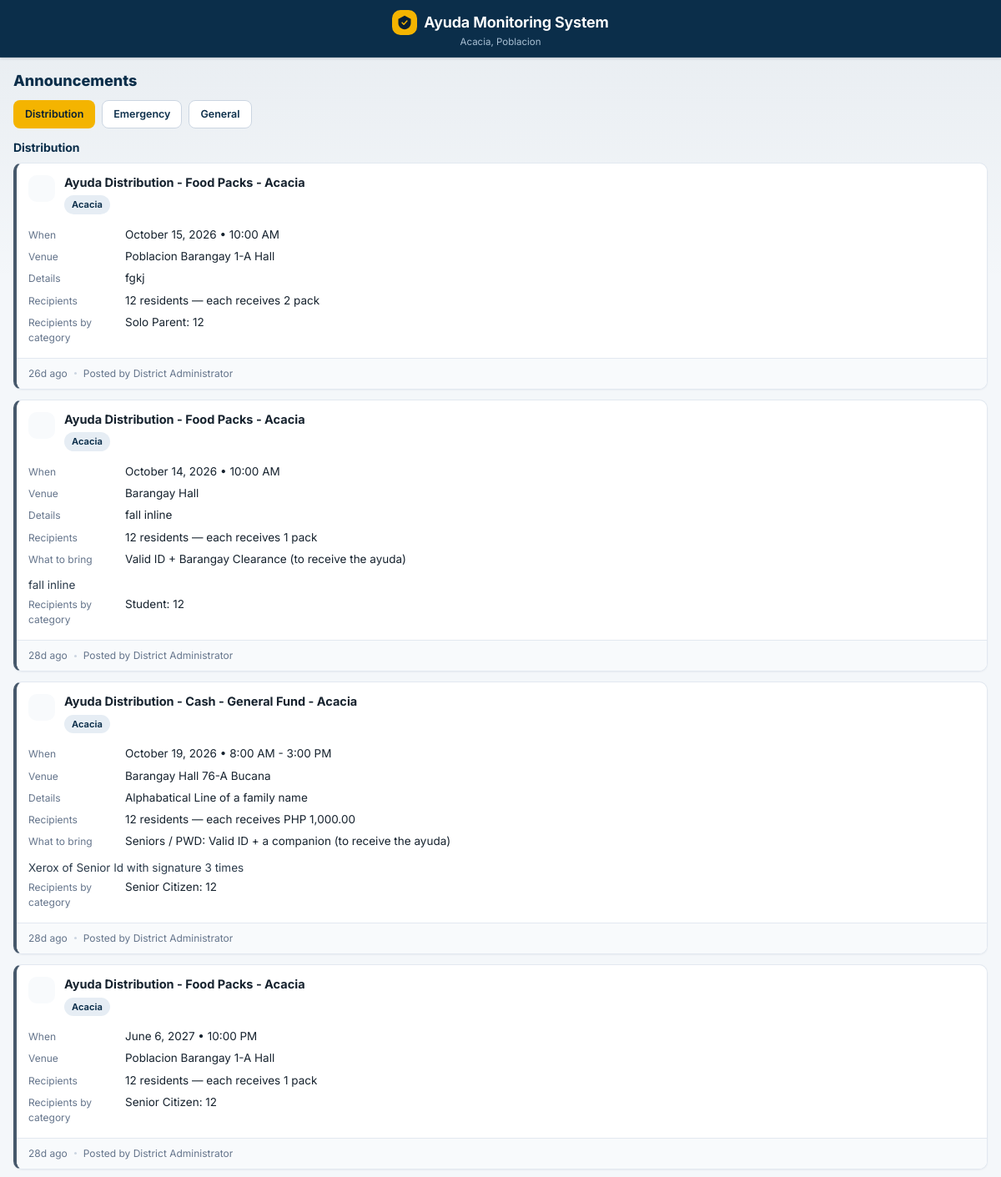
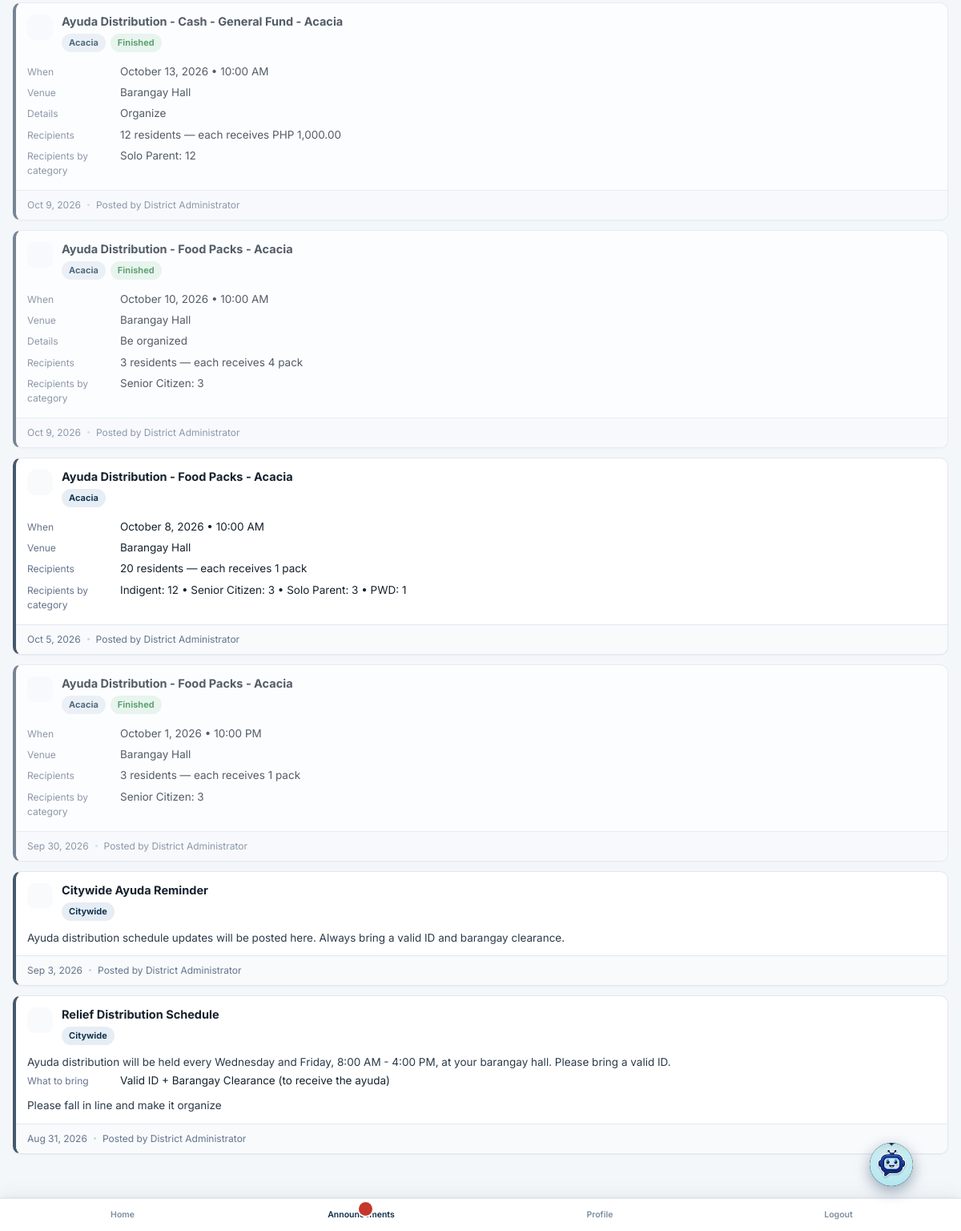
Screenshot of /test_ben_ann.php with the database file from the repository (2 pictures, top to bottom).
### tables this page shows
CREATE TABLE `beneficiaries` (
  `id` int(11) NOT NULL AUTO_INCREMENT,
  `beneficiary_code` varchar(100) DEFAULT NULL,
  `full_name` varchar(150) NOT NULL,
  `first_name` varchar(100) DEFAULT NULL,
  `middle_initial` varchar(10) DEFAULT NULL,
  `last_name` varchar(100) DEFAULT NULL,
  `gender` enum('Female','Male','Prefer not to say') DEFAULT NULL,
  `civil_status` enum('Single','Married','Widowed','Separated/Annulled') DEFAULT NULL,
  `occupation` varchar(120) DEFAULT NULL,
  `daily_income` decimal(12,2) DEFAULT NULL,
  `monthly_income` decimal(12,2) DEFAULT NULL,
  `house_occupancy` enum('Owner','Renter','Sharer','Other') DEFAULT NULL,
  `lot_occupancy` enum('Owner','Renter','Sharer','Other') DEFAULT NULL,
  `date_of_birth` date DEFAULT NULL,
  `address` varchar(255) NOT NULL,
  `district_id` int(11) NOT NULL,
  `barangay_id` int(11) NOT NULL,
  `category` enum('Senior Citizen','Solo Parent','PWD','Indigent','Student') NOT NULL,
  `contact_number` varchar(20) DEFAULT NULL,
  `status` enum('pending','approved','rejected','returned') NOT NULL DEFAULT 'pending',
  `verification_step` enum('submitted','barangay','cswdo','approved') DEFAULT 'submitted',
  `is_duplicate` tinyint(1) NOT NULL DEFAULT 0,
  `password_hash` varchar(255) DEFAULT NULL,
  `approved_by` int(11) DEFAULT NULL,
  `approved_at` datetime DEFAULT NULL,
  `rejected_at` datetime DEFAULT NULL,
  `rejected_reason` varchar(255) DEFAULT NULL,
  `return_reason` varchar(255) DEFAULT NULL,
  `last_seen_updates_at` datetime DEFAULT NULL,
  `created_at` datetime DEFAULT current_timestamp(),
  `reset_token` varchar(64) DEFAULT NULL,
  `reset_expires` datetime DEFAULT NULL,
  PRIMARY KEY (`id`),
  UNIQUE KEY `beneficiary_code` (`beneficiary_code`),
  KEY `district_id` (`district_id`),
  KEY `barangay_id` (`barangay_id`),
  KEY `approved_by` (`approved_by`),
  CONSTRAINT `beneficiaries_ibfk_1` FOREIGN KEY (`district_id`) REFERENCES `districts` (`id`),
  CONSTRAINT `beneficiaries_ibfk_2` FOREIGN KEY (`barangay_id`) REFERENCES `barangays` (`id`),
  CONSTRAINT `beneficiaries_ibfk_3` FOREIGN KEY (`approved_by`) REFERENCES `users` (`id`) ON DELETE SET NULL
);

CREATE TABLE `barangays` (
  `id` int(11) NOT NULL AUTO_INCREMENT,
  `district_id` int(11) NOT NULL,
  `name` varchar(100) NOT NULL,
  `latitude` decimal(10,7) DEFAULT NULL,
  `longitude` decimal(10,7) DEFAULT NULL,
  PRIMARY KEY (`id`),
  KEY `district_id` (`district_id`),
  CONSTRAINT `barangays_ibfk_1` FOREIGN KEY (`district_id`) REFERENCES `districts` (`id`) ON DELETE CASCADE
);

CREATE TABLE `districts` (
  `id` int(11) NOT NULL AUTO_INCREMENT,
  `name` varchar(100) NOT NULL,
  PRIMARY KEY (`id`),
  UNIQUE KEY `name` (`name`)
);

CREATE TABLE `announcements` (
  `id` int(11) NOT NULL AUTO_INCREMENT,
  `barangay_id` int(11) DEFAULT NULL,
  `title` varchar(150) NOT NULL,
  `message` text NOT NULL,
  `priority` enum('high','normal') NOT NULL DEFAULT 'normal',
  `source_type` varchar(30) DEFAULT NULL,
  `source_id` int(11) DEFAULT NULL,
  `created_by` int(11) DEFAULT NULL,
  `created_at` datetime DEFAULT current_timestamp(),
  PRIMARY KEY (`id`),
  KEY `barangay_id` (`barangay_id`),
  KEY `created_by` (`created_by`),
  KEY `idx_ann_source` (`source_type`,`source_id`),
  CONSTRAINT `announcements_ibfk_1` FOREIGN KEY (`barangay_id`) REFERENCES `barangays` (`id`) ON DELETE CASCADE,
  CONSTRAINT `announcements_ibfk_2` FOREIGN KEY (`created_by`) REFERENCES `users` (`id`) ON DELETE SET NULL
);

CREATE TABLE `users` (
  `id` int(11) NOT NULL AUTO_INCREMENT,
  `username` varchar(50) NOT NULL,
  `password_hash` varchar(255) NOT NULL,
  `full_name` varchar(150) NOT NULL,
  `role` enum('district_admin','barangay_staff') NOT NULL,
  `barangay_id` int(11) DEFAULT NULL,
  `status` enum('pending','approved') NOT NULL DEFAULT 'approved',
  `photo_path` varchar(255) DEFAULT NULL,
  `mfa_secret` varchar(64) DEFAULT NULL,
  `created_at` datetime DEFAULT current_timestamp(),
  `reset_token` varchar(64) DEFAULT NULL,
  `reset_expires` datetime DEFAULT NULL,
  PRIMARY KEY (`id`),
  UNIQUE KEY `username` (`username`),
  KEY `barangay_id` (`barangay_id`),
  CONSTRAINT `users_ibfk_1` FOREIGN KEY (`barangay_id`) REFERENCES `barangays` (`id`) ON DELETE SET NULL
);

### test_ben_ann.php (called while the page is built, shortened)
<?php
require_once __DIR__.'/beneficiary/map.php';

### beneficiary/map.php (the view, shortened to what this page needs)
<?php
require_once __DIR__ . '/../includes/functions.php';
$stmt = $pdo->prepare("SELECT b.*, br.name AS barangay_name, d.name AS district_name
                        FROM beneficiaries b
                        JOIN barangays br ON br.id = b.barangay_id
                        JOIN districts d ON d.id = b.district_id
                        WHERE b.id = ?");
$stmt->execute([$_SESSION['beneficiary_id']]);
$beneficiary = $stmt->fetch();
$isApproved = $beneficiary['status'] === 'approved';
$announcements = [];
if ($isApproved) {
    $annStmt = $pdo->prepare("
        SELECT a.*, br.name AS barangay_name, u.full_name AS created_by_name,
               ds.status AS sched_status
        FROM announcements a
        LEFT JOIN barangays br ON br.id = a.barangay_id
        LEFT JOIN users u ON u.id = a.created_by
        LEFT JOIN distribution_schedules ds ON ds.id = a.source_id
            AND a.source_type IN ('distribution_schedule','schedule_final_list')
        WHERE a.barangay_id IS NULL OR a.barangay_id = ?
        ORDER BY a.created_at DESC, a.id DESC
    ");
    $annStmt->execute([$beneficiary['barangay_id']]);
    $announcements = $annStmt->fetchAll();
}
$categories = ['distribution' => [], 'emergency' => [], 'general' => []];
foreach ($announcements as $a) {
    $st = $a['source_type'] ?? '';
    $prio = $a['priority'] ?? '';
    if ($st === 'emergency_response' || $prio === 'high') {
        $categories['emergency'][] = $a;
    } elseif (in_array($st, ['distribution_schedule', 'schedule_final_list', 'distribution'], true) || stripos($a['title'] ?? '', 'distribution') !== false || stripos($a['title'] ?? '', 'ayuda') !== false) {
        $categories['distribution'][] = $a;
    } else {
        $categories['general'][] = $a;
    }
}
?>
<!DOCTYPE html>
<html lang="en">
<head>
<link rel="stylesheet" href="../assets/css/style.css?v=20261019b">
</head>
<body>
<div class="app-shell" style="padding-bottom:80px;">
    <header class="app-header" style="justify-content:center;position:relative;top:auto;flex-wrap:wrap;height:auto;min-height:0;overflow:visible;padding:12px 10px 10px;box-sizing:border-box;width:100%;">
        <div class="app-header-title" style="position:static;transform:none;max-width:100%;width:100%;text-align:center;flex:1 1 100%;pointer-events:auto;min-width:0;">
            <div style="display:flex;align-items:center;justify-content:center;gap:8px;margin-bottom:2px;flex-wrap:wrap;min-width:0;width:100%;">
                <span style="width:30px;height:30px;border-radius:10px;background:var(--gold);display:inline-flex;align-items:center;justify-content:center;flex-shrink:0;">
                </span>
                <h1 style="font-size:clamp(15px,4.8vw,18px);margin:0;color:#fff;line-height:1.15;white-space:normal;">Ayuda Monitoring System</h1>
            </div>
            <div class="header-sub" style="white-space:normal;overflow:visible;text-overflow:clip;line-height:1.2;"><?= e($beneficiary['barangay_name']) ?>, <?= e($beneficiary['district_name']) ?></div>
        </div>
    </header>
    <main class="main-content">
        <div style="margin:14px 16px 10px;">
            <div style="font-size:18px;font-weight:800;color:var(--navy);">Announcements</div>
        </div>
        <?php if (!$isApproved): ?>
            <div class="card" style="margin:0 16px 12px;"><div class="empty-state"><div class="es-icon"><?= svgIcon('clock', 26) ?></div><div class="es-title">Not available yet</div><div class="es-sub">Announcements will appear here once your registration is approved.</div></div></div>
        <?php else: ?>
            <div style="display:flex;gap:8px;flex-wrap:wrap;margin:0 16px 12px;">
                <button type="button" class="btn btn-sm btn-gold ben-cat-btn" data-cat="dist" onclick="switchBenAnn('dist',this)"><?= svgIcon('gift', 15) ?> Distribution</button>
                <button type="button" class="btn btn-sm btn-outline ben-cat-btn" data-cat="emerg" onclick="switchBenAnn('emerg',this)"><?= svgIcon('alert', 15) ?> Emergency</button>
                <button type="button" class="btn btn-sm btn-outline ben-cat-btn" data-cat="gen" onclick="switchBenAnn('gen',this)"><?= svgIcon('bell', 15) ?> General</button>
            </div>
            <div id="ben-ann-dist" class="ben-ann-pane" style="display:block;margin:0 16px 14px;">
                <div class="section-title" style="margin:0 0 8px;">Distribution</div>
                <?php if ($categories['distribution']): ?>
                    <div class="ann-stack">
                        <?php foreach ($categories['distribution'] as $a): ?>
                            <?php $isFinishedAnn = (($a['sched_status'] ?? '') === 'completed'); ?>
                            <article class="ann<?= $a['priority'] === 'high' ? ' ann-urgent' : '' ?>" style="<?= $isFinishedAnn ? 'opacity:.72;' : '' ?>">
                                <div class="ann-head">
                                    <div class="ann-ic"><?= svgIcon($a['priority'] === 'high' ? 'alert' : 'gift', 16) ?></div>
                                    <div class="ann-main">
                                        <div class="ann-title"><?= e($a['title']) ?></div>
                                        <div class="ann-tags">
                                            <?php foreach (announcementChips($a) as [$chipText, $chipClass]): ?><span class="badge <?= $chipClass ?>"><?= $chipText ?></span><?php endforeach; ?>
                                            <?php if (($a['sched_status'] ?? '') === 'completed'): ?><span class="badge badge-success">Finished</span><?php endif; ?>
                                        </div>
                                    </div>
                                </div>
                                <?php $rows = announcementBodyRows($pdo, $a); if ($rows): ?><div class="ann-body"><?php $first=true; foreach($rows as $r): if($r['label']===null): ?><p class="ann-note"<?= $first?' style="margin-top:0"':'' ?>><?= nl2br($r['text']) ?></p><?php else: ?><div class="ann-row"><div class="ann-row-k"><?= e($r['label']) ?></div><div class="ann-row-v"><?= nl2br($r['text']) ?></div></div><?php endif; $first=false; endforeach; ?></div><?php endif; ?>
                                <div class="ann-foot"><?= announcementFoot($a) ?></div>
                            </article>
                        <?php endforeach; ?>
                    </div>
                <?php else: ?>
                    <div class="card"><div class="empty-state"><div class="es-icon"><?= svgIcon('gift', 26) ?></div><div class="es-title">No distribution announcements</div><div class="es-sub">Updates will appear here when available.</div></div></div>
                <?php endif; ?>
            </div>
        <?php endif; ?>
    </main>
</div>
<?php
include __DIR__ . '/_bottomnav.php';
?>

### includes/functions.php (shortened to what this page needs)
<?php
function e(?string $str): string {
    return htmlspecialchars((string)$str, ENT_QUOTES, 'UTF-8');
}
function categoryBreakdownText(array $breakdown): string {
    $parts = [];
    foreach ($breakdown as $cat => $n) {
        $parts[] = $cat . ': ' . $n;
    }
    return implode(' • ', $parts);
}
function announcementBody(?string $message): array {
    $raw = html_entity_decode((string)$message, ENT_QUOTES | ENT_HTML5, 'UTF-8');
    $raw = str_replace(["\r\n", "\r"], "\n", $raw);
    $labels = [
        'schedule' => 'When',
        'venue' => 'Venue',
        'details' => 'Details',
        'recipients' => 'Recipients',
        'recipients by category' => 'Recipients by category',
        'what to bring' => 'What to bring',
        'incident' => 'Type',
        'severity' => 'Severity',
        'location' => 'Location',
        'people affected' => 'People affected',
        'scheduled response' => 'Response',
        'response / support being dispatched' => 'Support sent',
    ];
    $internal = '/posted to your barangay staff\./i';
    $notePrefix = '/^note from (?:barangay staff|district admin|cswdo)\s*:\s*/i';
    $rows = [];
    foreach (explode("\n", $raw) as $line) {
        $line = trim($line);
        if ($line === '' || preg_match($internal, $line)) continue;
        if (preg_match('/^([A-Za-z][^:]{0,40}):\s*(.+)$/', $line, $m)
            && isset($labels[strtolower(trim($m[1]))])) {
            $key = strtolower(trim($m[1]));
            $value = trim($m[2]);
            if ($key === 'recipients'
                && preg_match('/^(\d+)\s+member\(s\)\s*[-–—]\s*each receives\s+(.+)$/iu', $value, $mm)) {
                $n = (int)$mm[1];
                $value = $n . ' ' . ($n === 1 ? 'resident' : 'residents') . ' — each receives ' . trim($mm[2]);
            }
            $rows[] = ['label' => $labels[$key], 'text' => e($value)];
            continue;
        }
        $rows[] = ['label' => null, 'text' => e(trim(preg_replace($notePrefix, '', $line)))];
    }
    return $rows;
}
function announcementCategoryBreakdownText(PDO $pdo, array $a): string {
    $st = $a['source_type'] ?? '';
    $sid = (int)($a['source_id'] ?? 0);
    if ($sid <= 0 || !in_array($st, ['distribution_schedule', 'schedule_final_list'], true)) return '';
    $stmt = $pdo->prepare("SELECT COALESCE(bc.category, b.category) AS category, COUNT(DISTINCT b.id) AS c
                           FROM distribution_schedule_members m
                           JOIN beneficiaries b ON b.id = m.beneficiary_id
                           LEFT JOIN beneficiary_categories bc ON bc.beneficiary_id = b.id
                           WHERE m.schedule_id = ? AND m.is_receiver = 1
                           GROUP BY category ORDER BY c DESC, category ASC");
    $stmt->execute([$sid]);
    $rows = $stmt->fetchAll();
    $b = [];
    foreach ($rows as $r) {
        $cat = trim((string)($r['category'] ?? ''));
        $b[$cat !== '' ? $cat : 'Uncategorized'] = (int)$r['c'];
    }
    return categoryBreakdownText($b);
}
function announcementScheduleText(PDO $pdo, array $a): string {
    $st = $a['source_type'] ?? '';
    $sid = (int)($a['source_id'] ?? 0);
    if ($sid > 0 && in_array($st, ['distribution_schedule', 'schedule_final_list'], true)) {
        $sch = $pdo->prepare("SELECT schedule_date, schedule_time FROM distribution_schedules WHERE id=?");
        $sch->execute([$sid]);
        $s = $sch->fetch();
        if ($s && (!empty($s['schedule_date']) || !empty($s['schedule_time']))) {
            $parts = [];
            if (!empty($s['schedule_date'])) $parts[] = date('F j, Y', strtotime($s['schedule_date']));
            if (!empty($s['schedule_time'])) $parts[] = formatTime12($s['schedule_time']);
            return implode(' • ', $parts);
        }
    }
    return '';
}
function announcementBodyRows(PDO $pdo, array $a): array {
    $rows = announcementBody((string)($a['message'] ?? ''));
    $schedText = announcementScheduleText($pdo, $a);
    $hasCat = false;
    foreach ($rows as &$r) {
        if (($r['label'] ?? '') === 'Recipients by category') $hasCat = true;
    }
    if (!$hasCat) {
        $txt = announcementCategoryBreakdownText($pdo, $a);
        if ($txt !== '') $rows[] = ['label' => 'Recipients by category', 'text' => e($txt)];
    }
    return $rows;
}
function announcementFoot(array $a): string {
    $who = !empty($a['relayed_to_this_barangay'])
        ? 'Relayed by your District Admin'
        : (!empty($a['created_by_name']) ? 'Posted by ' . e($a['created_by_name']) : '');
    $bits = array_values(array_filter([e(timeAgo($a['created_at'])), $who]));
    return implode('<span class="ann-sep"></span>', $bits);
}
function timeAgo(string $datetime): string {
    $diff = time() - strtotime($datetime);
    if ($diff < 2592000) return floor($diff / 86400) . 'd ago';
    return date('M j, Y', strtotime($datetime));
}
function formatTime12($value): string {
    $v = trim((string)$value);
    if (preg_match('/\s*[-–—]\s*/u', $v)) {
        $parts = preg_split('/\s*[-–—]\s*/u', $v, 2);
        $a = formatTime12($parts[0] ?? '');
        $b = formatTime12($parts[1] ?? '');
        if ($a !== '' || $b !== '') return trim($a . ($a !== '' && $b !== '' ? ' - ' : '') . $b);
        return $v;
    }
    $ts = strtotime($v);
    return date('g:i A', $ts);
}

### rows the page displays
beneficiaries: barangay.name "Acacia", district.name "Poblacion"
announcements: title "Ayuda Distribution - Food Packs - Acacia", chipText "Acacia", label "When", text "October 15, 2026 • 10:00 AM", label "Venue", text "Poblacion Barangay 1-A Hall", label "Details", text "fgkj", label "Recipients", text "12 residents — each receives 2 pack", label "Recipients by category", text "Solo Parent: 12", created_at.full_name "26d ago Posted by District Administrator"
announcements: title "Ayuda Distribution - Food Packs - Acacia", chipText "Acacia", label "When", text "October 14, 2026 • 10:00 AM", label "Venue", text "Barangay Hall", label "Details", text "fall inline", label "Recipients", text "12 residents — each receives 1 pack", label "What to bring", text "Valid ID + Barangay Clearance (to receive the ayuda)", label "Recipients by category", text "Student: 12", created_at.full_name "28d ago Posted by District Administrator"
announcements: title "Ayuda Distribution - Cash - General Fund - Acacia", chipText "Acacia", label "When", text "October 19, 2026 • 8:00 AM - 3:00 PM", label "Venue", text "Barangay Hall 76-A Bucana", label "Details", text "Alphabatical Line of a family name", label "Recipients", text "12 residents — each receives PHP 1,000.00", label "What to bring", text "Seniors / PWD: Valid ID + a companion (to receive the ayuda)", text "Xerox of Senior Id with signature 3 times", label "Recipients by category", text "Senior Citizen: 12", created_at.full_name "28d ago Posted by District Administrator"
announcements: title "Ayuda Distribution - Food Packs - Acacia", chipText "Acacia", label "When", text "June 6, 2027 • 10:00 PM", label "Venue", text "Poblacion Barangay 1-A Hall", label "Recipients", text "12 residents — each receives 1 pack", label "Recipients by category", text "Senior Citizen: 12", created_at.full_name "28d ago Posted by District Administrator"
announcements: title "Ayuda Distribution - Cash - General Fund - Acacia", chipText "Acacia", shows "Finished", label "When", text "October 13, 2026 • 10:00 AM", label "Venue", text "Barangay Hall", label "Details", text "Organize", label "Recipients", text "12 residents — each receives PHP 1,000.00", label "Recipients by category", text "Solo Parent: 12", created_at.full_name "Oct 9, 2026 Posted by District Administrator"
announcements: title "Ayuda Distribution - Food Packs - Acacia", chipText "Acacia", shows "Finished", label "When", text "October 10, 2026 • 10:00 AM", label "Venue", text "Barangay Hall", label "Details", text "Be organized", label "Recipients", text "3 residents — each receives 4 pack", label "Recipients by category", text "Senior Citizen: 3", created_at.full_name "Oct 9, 2026 Posted by District Administrator"
announcements: title "Ayuda Distribution - Food Packs - Acacia", chipText "Acacia", label "When", text "October 8, 2026 • 10:00 AM", label "Venue", text "Barangay Hall", label "Recipients", text "20 residents — each receives 1 pack", label "Recipients by category", text "Indigent: 12 • Senior Citizen: 3 • Solo Parent: 3 • PWD: 1", created_at.full_name "Oct 5, 2026 Posted by District Administrator"
announcements: title "Ayuda Distribution - Food Packs - Acacia", chipText "Acacia", shows "Finished", label "When", text "October 1, 2026 • 10:00 PM", label "Venue", text "Barangay Hall", label "Recipients", text "3 residents — each receives 1 pack", label "Recipients by category", text "Senior Citizen: 3", created_at.full_name "Sep 30, 2026 Posted by District Administrator"
announcements: title "Citywide Ayuda Reminder", chipText "Citywide", text "Ayuda distribution schedule updates will be posted here. Always bring a valid ID and barangay clearance.", created_at.full_name "Sep 3, 2026 Posted by District Administrator"
announcements: title "Relief Distribution Schedule", chipText "Citywide", text "Ayuda distribution will be held every Wednesday and Friday, 8:00 AM - 4:00 PM, at your barangay hall. Please bring a valid ID.", label "What to bring", text "Valid ID + Barangay Clearance (to receive the ayuda)", text "Please fall in line and make it organize", created_at.full_name "Aug 31, 2026 Posted by District Administrator"
